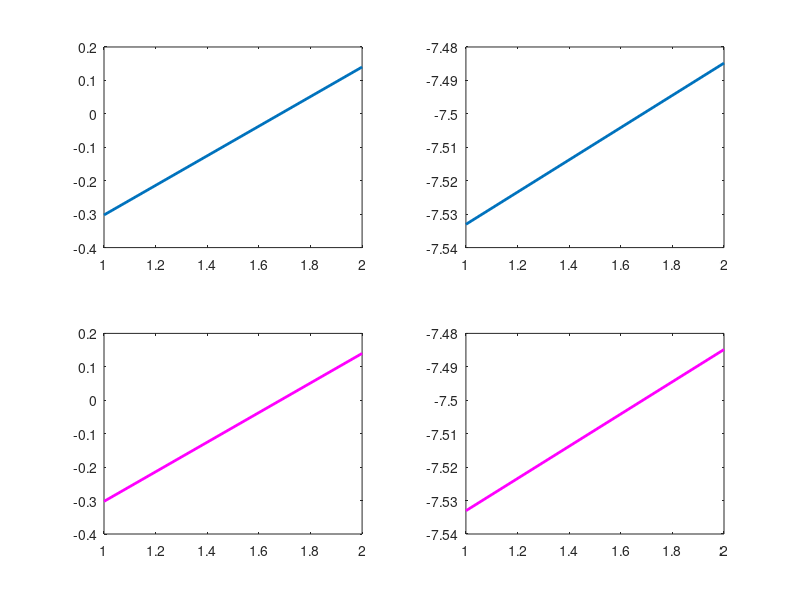

Source code (MATLAB):
close all
clc;

% 2x2 matrix with random values from 1 to 10
A = 1 + (10-1)*rand(2);

[V,D]=eig(A);
B = A*V;

eigVec1 = V(:,1);
eigVec2 = V(:,2);
eigVal1 = D(1,1);
eigVal2 = D(2,2);

vec1 = B(:,1);
vec2 = B(:,2);

subplot(2,2,1)
plot(eigVal1*eigVec1,"LineWidth",2)
subplot(2,2,2)
plot(eigVal2*eigVec2,"LineWidth",2)
subplot(2,2,3)
plot(vec1,'m',"LineWidth",2)
subplot(2,2,4)
plot(vec2,'m',"LineWidth",2)